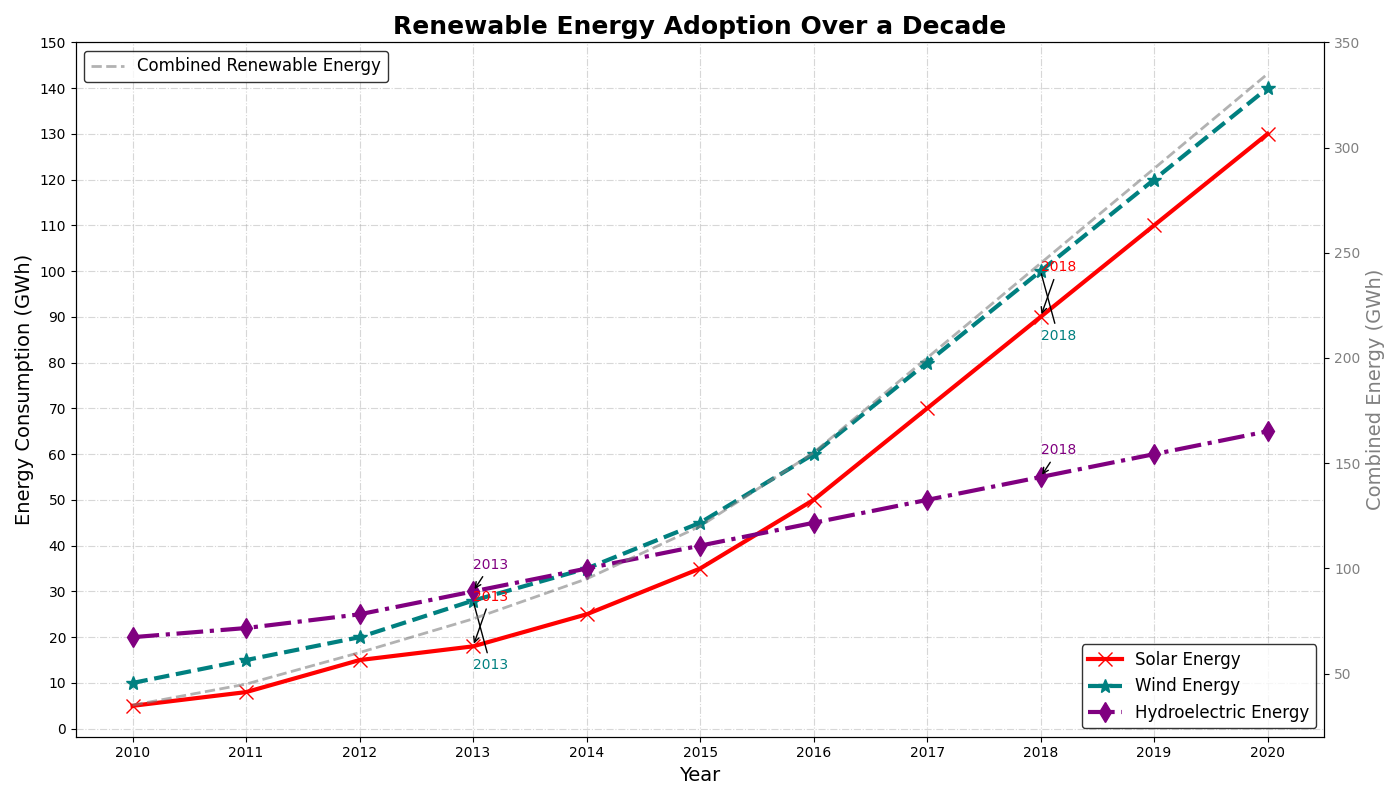

Generate this figure with Python:
import matplotlib.pyplot as plt
import numpy as np

years = np.arange(2010, 2021)

solar_energy = [5, 8, 15, 18, 25, 35, 50, 70, 90, 110, 130]
wind_energy = [10, 15, 20, 28, 35, 45, 60, 80, 100, 120, 140]
hydro_energy = [20, 22, 25, 30, 35, 40, 45, 50, 55, 60, 65]

fig, ax1 = plt.subplots(figsize=(14, 8))

ax1.plot(years, solar_energy, label='Solar Energy', color='red', marker='x', markersize=10, linewidth=3)
ax1.plot(years, wind_energy, label='Wind Energy', color='teal', marker='*', markersize=10, linewidth=3, linestyle='--')
ax1.plot(years, hydro_energy, label='Hydroelectric Energy', color='purple', marker='d', markersize=10, linewidth=3, linestyle='-.')

ax1.set_title('Renewable Energy Adoption Over a Decade', fontsize=18, fontweight='bold')
ax1.set_xlabel('Year', fontsize=14)
ax1.set_ylabel('Energy Consumption (GWh)', fontsize=14)

ax1.set_xticks(years)
ax1.set_yticks(np.arange(0, 151, step=10))
ax1.grid(alpha=0.5, linestyle='-.')

ax1.legend(loc='lower right', fontsize=12, edgecolor='black')

key_years = [2013, 2018]
for year in key_years:
    idx = np.where(years == year)[0][0]
    ax1.annotate(f'{year}', xy=(years[idx], solar_energy[idx]), xytext=(years[idx], solar_energy[idx]+10),
                 arrowprops=dict(facecolor='gray', arrowstyle='->'), fontsize=10, color='red')
    ax1.annotate(f'{year}', xy=(years[idx], wind_energy[idx]), xytext=(years[idx], wind_energy[idx]-15),
                 arrowprops=dict(facecolor='gray', arrowstyle='-'), fontsize=10, color='teal')
    ax1.annotate(f'{year}', xy=(years[idx], hydro_energy[idx]), xytext=(years[idx], hydro_energy[idx]+5),
                 arrowprops=dict(facecolor='gray', arrowstyle='->'), fontsize=10, color='purple')

combined_energy = np.array(solar_energy) + np.array(wind_energy) + np.array(hydro_energy)
ax2 = ax1.twinx()
ax2.plot(years, combined_energy, label='Combined Renewable Energy', color='gray', linewidth=2, alpha=0.6, linestyle='--')
ax2.set_ylabel('Combined Energy (GWh)', fontsize=14, color='gray')
ax2.tick_params(axis='y', labelcolor='gray')
ax2.legend(loc='upper left', fontsize=12, edgecolor='black')

plt.tight_layout()
plt.show()
